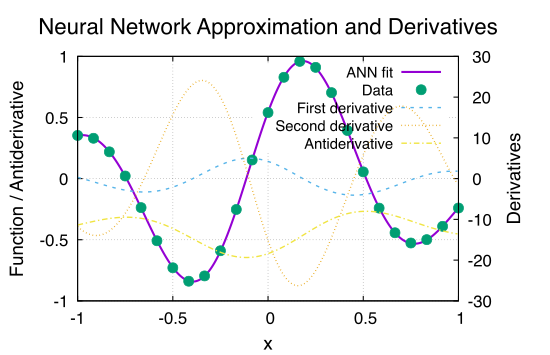

Write the gnuplot code that produced this figure.
set terminal pdfcairo enhanced color font "Times,18" size 14cm,9cm
set output "plot.pdf"

set title "Neural Network Approximation and Derivatives" font ",24"

set xlabel "x" font ",20"
set ylabel "Function / Antiderivative" font ",20"
set y2label "Derivatives" font ",20"

set xrange [-1:1]
set yrange [-1:1]
set y2range [-30:30]

set ytics nomirror
set y2tics

set border linewidth 1.5
set tics scale 0.75
set grid lw 1 dt 2

set key top right spacing 1.2 font ",16"

plot \
    "fit.txt" using 1:2 with lines lw 3 title "ANN fit", \
    "data.txt" using 1:2 with points pt 7 ps 1.2 title "Data", \
    "fit.txt" using 1:3 axes x1y2 with lines dt 2 lw 2 title "First derivative", \
    "fit.txt" using 1:4 axes x1y2 with lines dt 3 lw 2 title "Second derivative", \
    "fit.txt" using 1:5 with lines dt 4 lw 2 title "Antiderivative"
